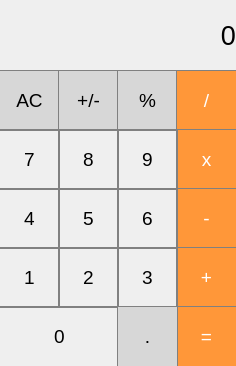
<?xml version="1.0" encoding="UTF-8"?>
<ui version="4.0">
 <class>MainWindow</class>
 <widget class="QMainWindow" name="MainWindow">
  <property name="geometry">
   <rect>
    <x>0</x>
    <y>0</y>
    <width>236</width>
    <height>366</height>
   </rect>
  </property>
  <property name="font">
   <font>
    <pointsize>14</pointsize>
   </font>
  </property>
  <property name="windowTitle">
   <string>MainWindow</string>
  </property>
  <widget class="QWidget" name="centralwidget">
   <widget class="QLabel" name="label">
    <property name="geometry">
     <rect>
      <x>0</x>
      <y>0</y>
      <width>236</width>
      <height>71</height>
     </rect>
    </property>
    <property name="font">
     <font>
      <pointsize>20</pointsize>
     </font>
    </property>
    <property name="styleSheet">
     <string notr="true">QLabel {
  qproperty-alignment: 'AlignVCenter | AlignRight';
  border: 1px solid gray;
}

background-color : white;</string>
    </property>
    <property name="text">
     <string>0</string>
    </property>
    <property name="alignment">
     <set>Qt::AlignRight|Qt::AlignTrailing|Qt::AlignVCenter</set>
    </property>
   </widget>
   <widget class="QPushButton" name="pushButton">
    <property name="geometry">
     <rect>
      <x>-1</x>
      <y>70</y>
      <width>61</width>
      <height>61</height>
     </rect>
    </property>
    <property name="font">
     <font>
      <pointsize>14</pointsize>
     </font>
    </property>
    <property name="styleSheet">
     <string notr="true">QPushButton {
  background-color: rgb(215, 215, 215);
  border: 1px solid gray;
}
QPushButton:pressed {
    background-color: qlineargradient(x1: 0, y1: 0, x2: 0, y2: 1,
                                      stop: 0 #BEBEBE, stop: 1 #D7D7D7);
}</string>
    </property>
    <property name="text">
     <string>AC</string>
    </property>
   </widget>
   <widget class="QPushButton" name="pushButton_2">
    <property name="geometry">
     <rect>
      <x>58</x>
      <y>70</y>
      <width>61</width>
      <height>61</height>
     </rect>
    </property>
    <property name="font">
     <font>
      <pointsize>14</pointsize>
     </font>
    </property>
    <property name="styleSheet">
     <string notr="true">QPushButton {
  background-color: rgb(215, 215, 215);
  border: 1px solid gray;
}
QPushButton:pressed {
    background-color: qlineargradient(x1: 0, y1: 0, x2: 0, y2: 1,
                                      stop: 0 #BEBEBE, stop: 1 #D7D7D7);
}</string>
    </property>
    <property name="text">
     <string>+/-</string>
    </property>
   </widget>
   <widget class="QPushButton" name="pushButton_3">
    <property name="geometry">
     <rect>
      <x>117</x>
      <y>70</y>
      <width>61</width>
      <height>61</height>
     </rect>
    </property>
    <property name="font">
     <font>
      <pointsize>14</pointsize>
     </font>
    </property>
    <property name="styleSheet">
     <string notr="true">QPushButton {
  background-color: rgb(215, 215, 215);
  border: 1px solid gray;
}
QPushButton:pressed {
    background-color: qlineargradient(x1: 0, y1: 0, x2: 0, y2: 1,
                                      stop: 0 #BEBEBE, stop: 1 #D7D7D7);
}</string>
    </property>
    <property name="text">
     <string>%</string>
    </property>
   </widget>
   <widget class="QPushButton" name="pushButton_4">
    <property name="geometry">
     <rect>
      <x>176</x>
      <y>70</y>
      <width>61</width>
      <height>61</height>
     </rect>
    </property>
    <property name="font">
     <font>
      <pointsize>14</pointsize>
     </font>
    </property>
    <property name="styleSheet">
     <string notr="true">QPushButton {
  background-color: rgb(255, 151, 57);
  color: white; 
  border: 1px solid gray;
}

QPushButton:pressed {
    background-color: qlineargradient(x1: 0, y1: 0, x2: 0, y2: 1,
                                      stop: 0 #FF7832, stop: 1 #FF9739);
}</string>
    </property>
    <property name="text">
     <string>/</string>
    </property>
   </widget>
   <widget class="QPushButton" name="pushButton_5">
    <property name="geometry">
     <rect>
      <x>-1</x>
      <y>129</y>
      <width>61</width>
      <height>61</height>
     </rect>
    </property>
    <property name="font">
     <font>
      <pointsize>14</pointsize>
     </font>
    </property>
    <property name="styleSheet">
     <string notr="true">QPushButton {
   border: 1px solid gray;
}
QPushButton:pressed {
    background-color: qlineargradient(x1: 0, y1: 0, x2: 0, y2: 1,
                                      stop: 0 #dadbde, stop: 1 #f6f7fa);
}</string>
    </property>
    <property name="text">
     <string>7</string>
    </property>
   </widget>
   <widget class="QPushButton" name="pushButton_6">
    <property name="geometry">
     <rect>
      <x>176</x>
      <y>129</y>
      <width>61</width>
      <height>61</height>
     </rect>
    </property>
    <property name="font">
     <font>
      <pointsize>14</pointsize>
     </font>
    </property>
    <property name="styleSheet">
     <string notr="true">QPushButton {
  background-color: rgb(255, 151, 57);
  color: white; 
  border: 1px solid gray;
}

QPushButton:pressed {
    background-color: qlineargradient(x1: 0, y1: 0, x2: 0, y2: 1,
                                      stop: 0 #FF7832, stop: 1 #FF9739);
}</string>
    </property>
    <property name="text">
     <string>x</string>
    </property>
   </widget>
   <widget class="QPushButton" name="pushButton_7">
    <property name="geometry">
     <rect>
      <x>117</x>
      <y>129</y>
      <width>61</width>
      <height>61</height>
     </rect>
    </property>
    <property name="font">
     <font>
      <pointsize>14</pointsize>
     </font>
    </property>
    <property name="styleSheet">
     <string notr="true">QPushButton {
   border: 1px solid gray;
}
QPushButton:pressed {
    background-color: qlineargradient(x1: 0, y1: 0, x2: 0, y2: 1,
                                      stop: 0 #dadbde, stop: 1 #f6f7fa);
}</string>
    </property>
    <property name="text">
     <string>9</string>
    </property>
   </widget>
   <widget class="QPushButton" name="pushButton_8">
    <property name="geometry">
     <rect>
      <x>58</x>
      <y>129</y>
      <width>61</width>
      <height>61</height>
     </rect>
    </property>
    <property name="font">
     <font>
      <pointsize>14</pointsize>
     </font>
    </property>
    <property name="styleSheet">
     <string notr="true">QPushButton {
   border: 1px solid gray;
}
QPushButton:pressed {
    background-color: qlineargradient(x1: 0, y1: 0, x2: 0, y2: 1,
                                      stop: 0 #dadbde, stop: 1 #f6f7fa);
}</string>
    </property>
    <property name="text">
     <string>8</string>
    </property>
   </widget>
   <widget class="QPushButton" name="pushButton_9">
    <property name="geometry">
     <rect>
      <x>-1</x>
      <y>188</y>
      <width>61</width>
      <height>61</height>
     </rect>
    </property>
    <property name="font">
     <font>
      <pointsize>14</pointsize>
     </font>
    </property>
    <property name="styleSheet">
     <string notr="true">QPushButton {
   border: 1px solid gray;
}
QPushButton:pressed {
    background-color: qlineargradient(x1: 0, y1: 0, x2: 0, y2: 1,
                                      stop: 0 #dadbde, stop: 1 #f6f7fa);
}</string>
    </property>
    <property name="text">
     <string>4</string>
    </property>
   </widget>
   <widget class="QPushButton" name="pushButton_10">
    <property name="geometry">
     <rect>
      <x>176</x>
      <y>188</y>
      <width>61</width>
      <height>61</height>
     </rect>
    </property>
    <property name="font">
     <font>
      <pointsize>14</pointsize>
     </font>
    </property>
    <property name="styleSheet">
     <string notr="true">QPushButton {
  background-color: rgb(255, 151, 57);
  color: white; 
  border: 1px solid gray;
}

QPushButton:pressed {
    background-color: qlineargradient(x1: 0, y1: 0, x2: 0, y2: 1,
                                      stop: 0 #FF7832, stop: 1 #FF9739);
}</string>
    </property>
    <property name="text">
     <string>-</string>
    </property>
   </widget>
   <widget class="QPushButton" name="pushButton_11">
    <property name="geometry">
     <rect>
      <x>117</x>
      <y>188</y>
      <width>61</width>
      <height>61</height>
     </rect>
    </property>
    <property name="font">
     <font>
      <pointsize>14</pointsize>
     </font>
    </property>
    <property name="styleSheet">
     <string notr="true">QPushButton {
   border: 1px solid gray;
}
QPushButton:pressed {
    background-color: qlineargradient(x1: 0, y1: 0, x2: 0, y2: 1,
                                      stop: 0 #dadbde, stop: 1 #f6f7fa);
}</string>
    </property>
    <property name="text">
     <string>6</string>
    </property>
   </widget>
   <widget class="QPushButton" name="pushButton_12">
    <property name="geometry">
     <rect>
      <x>58</x>
      <y>188</y>
      <width>61</width>
      <height>61</height>
     </rect>
    </property>
    <property name="font">
     <font>
      <pointsize>14</pointsize>
     </font>
    </property>
    <property name="styleSheet">
     <string notr="true">QPushButton {
   border: 1px solid gray;
}
QPushButton:pressed {
    background-color: qlineargradient(x1: 0, y1: 0, x2: 0, y2: 1,
                                      stop: 0 #dadbde, stop: 1 #f6f7fa);
}</string>
    </property>
    <property name="text">
     <string>5</string>
    </property>
   </widget>
   <widget class="QPushButton" name="pushButton_13">
    <property name="geometry">
     <rect>
      <x>-1</x>
      <y>247</y>
      <width>61</width>
      <height>61</height>
     </rect>
    </property>
    <property name="font">
     <font>
      <pointsize>14</pointsize>
     </font>
    </property>
    <property name="styleSheet">
     <string notr="true">QPushButton {
   border: 1px solid gray;
}
QPushButton:pressed {
    background-color: qlineargradient(x1: 0, y1: 0, x2: 0, y2: 1,
                                      stop: 0 #dadbde, stop: 1 #f6f7fa);
}</string>
    </property>
    <property name="text">
     <string>1</string>
    </property>
   </widget>
   <widget class="QPushButton" name="pushButton_14">
    <property name="geometry">
     <rect>
      <x>176</x>
      <y>247</y>
      <width>61</width>
      <height>61</height>
     </rect>
    </property>
    <property name="font">
     <font>
      <pointsize>14</pointsize>
     </font>
    </property>
    <property name="styleSheet">
     <string notr="true">QPushButton {
  background-color: rgb(255, 151, 57);
  color: white; 
  border: 1px solid gray;
}

QPushButton:pressed {
    background-color: qlineargradient(x1: 0, y1: 0, x2: 0, y2: 1,
                                      stop: 0 #FF7832, stop: 1 #FF9739);
}</string>
    </property>
    <property name="text">
     <string>+</string>
    </property>
   </widget>
   <widget class="QPushButton" name="pushButton_15">
    <property name="geometry">
     <rect>
      <x>117</x>
      <y>247</y>
      <width>61</width>
      <height>61</height>
     </rect>
    </property>
    <property name="font">
     <font>
      <pointsize>14</pointsize>
     </font>
    </property>
    <property name="styleSheet">
     <string notr="true">QPushButton {
   border: 1px solid gray;
}
QPushButton:pressed {
    background-color: qlineargradient(x1: 0, y1: 0, x2: 0, y2: 1,
                                      stop: 0 #dadbde, stop: 1 #f6f7fa);
}</string>
    </property>
    <property name="text">
     <string>3</string>
    </property>
   </widget>
   <widget class="QPushButton" name="pushButton_16">
    <property name="geometry">
     <rect>
      <x>58</x>
      <y>247</y>
      <width>61</width>
      <height>61</height>
     </rect>
    </property>
    <property name="font">
     <font>
      <pointsize>14</pointsize>
     </font>
    </property>
    <property name="styleSheet">
     <string notr="true">QPushButton {
   border: 1px solid gray;
}
QPushButton:pressed {
    background-color: qlineargradient(x1: 0, y1: 0, x2: 0, y2: 1,
                                      stop: 0 #dadbde, stop: 1 #f6f7fa);
}</string>
    </property>
    <property name="text">
     <string>2</string>
    </property>
   </widget>
   <widget class="QPushButton" name="pushButton_17">
    <property name="geometry">
     <rect>
      <x>-1</x>
      <y>306</y>
      <width>121</width>
      <height>61</height>
     </rect>
    </property>
    <property name="font">
     <font>
      <pointsize>14</pointsize>
     </font>
    </property>
    <property name="styleSheet">
     <string notr="true">QPushButton {
   border: 1px solid gray;
}
QPushButton:pressed {
    background-color: qlineargradient(x1: 0, y1: 0, x2: 0, y2: 1,
                                      stop: 0 #dadbde, stop: 1 #f6f7fa);
}</string>
    </property>
    <property name="text">
     <string>0</string>
    </property>
   </widget>
   <widget class="QPushButton" name="pushButton_19">
    <property name="geometry">
     <rect>
      <x>176</x>
      <y>306</y>
      <width>61</width>
      <height>61</height>
     </rect>
    </property>
    <property name="font">
     <font>
      <pointsize>14</pointsize>
     </font>
    </property>
    <property name="styleSheet">
     <string notr="true">QPushButton {
  background-color: rgb(255, 151, 57);
  color: white; 
  border: 1px solid gray;
}

QPushButton:pressed {
    background-color: qlineargradient(x1: 0, y1: 0, x2: 0, y2: 1,
                                      stop: 0 #FF7832, stop: 1 #FF9739);
}</string>
    </property>
    <property name="text">
     <string>=</string>
    </property>
   </widget>
   <widget class="QPushButton" name="pushButton_20">
    <property name="geometry">
     <rect>
      <x>117</x>
      <y>306</y>
      <width>61</width>
      <height>61</height>
     </rect>
    </property>
    <property name="font">
     <font>
      <pointsize>14</pointsize>
     </font>
    </property>
    <property name="styleSheet">
     <string notr="true">QPushButton {
  background-color: rgb(215, 215, 215);
  border: 1px solid gray;
}
QPushButton:pressed {
    background-color: qlineargradient(x1: 0, y1: 0, x2: 0, y2: 1,
                                      stop: 0 #BEBEBE, stop: 1 #D7D7D7);
}</string>
    </property>
    <property name="text">
     <string>.</string>
    </property>
   </widget>
  </widget>
 </widget>
 <resources/>
 <connections/>
</ui>
